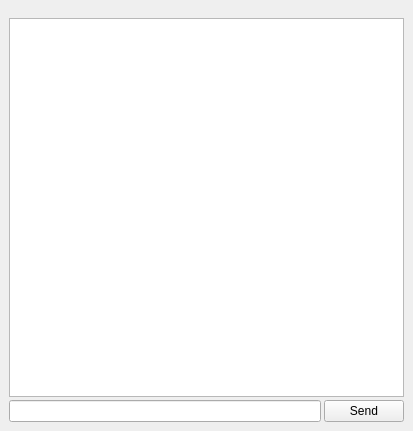
<?xml version="1.0" encoding="UTF-8"?>
<ui version="4.0">
 <class>MainWindow</class>
 <widget class="QMainWindow" name="MainWindow">
  <property name="geometry">
   <rect>
    <x>0</x>
    <y>0</y>
    <width>413</width>
    <height>431</height>
   </rect>
  </property>
  <property name="sizePolicy">
   <sizepolicy hsizetype="Preferred" vsizetype="Preferred">
    <horstretch>0</horstretch>
    <verstretch>0</verstretch>
   </sizepolicy>
  </property>
  <property name="minimumSize">
   <size>
    <width>413</width>
    <height>431</height>
   </size>
  </property>
  <property name="windowTitle">
   <string>MainWindow</string>
  </property>
  <widget class="QWidget" name="centralwidget">
   <property name="sizePolicy">
    <sizepolicy hsizetype="Expanding" vsizetype="Expanding">
     <horstretch>0</horstretch>
     <verstretch>0</verstretch>
    </sizepolicy>
   </property>
   <layout class="QVBoxLayout" name="verticalLayout_2">
    <item>
     <layout class="QVBoxLayout" name="verticalLayout">
      <property name="spacing">
       <number>3</number>
      </property>
      <property name="sizeConstraint">
       <enum>QLayout::SetNoConstraint</enum>
      </property>
      <property name="topMargin">
       <number>9</number>
      </property>
      <item>
       <widget class="QPlainTextEdit" name="ReadText">
        <property name="toolTip">
         <string extracomment="Write your message here"/>
        </property>
        <property name="readOnly">
         <bool>true</bool>
        </property>
        <property name="plainText">
         <string/>
        </property>
       </widget>
      </item>
      <item>
       <layout class="QHBoxLayout" name="horizontalLayout">
        <item>
         <widget class="QLineEdit" name="WriteText"/>
        </item>
        <item>
         <widget class="QPushButton" name="SendButton">
          <property name="sizePolicy">
           <sizepolicy hsizetype="Minimum" vsizetype="Preferred">
            <horstretch>0</horstretch>
            <verstretch>0</verstretch>
           </sizepolicy>
          </property>
          <property name="text">
           <string>Send</string>
          </property>
         </widget>
        </item>
       </layout>
      </item>
     </layout>
    </item>
   </layout>
  </widget>
 </widget>
 <resources/>
 <connections/>
</ui>
